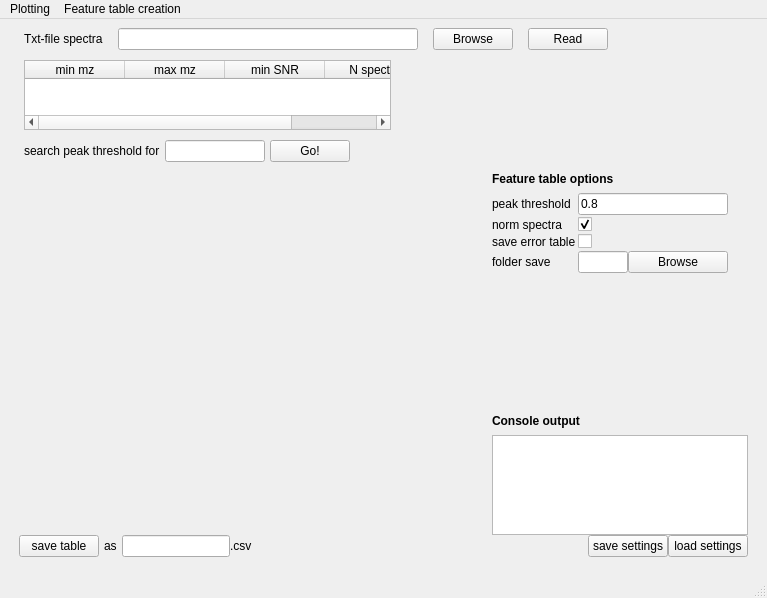
<?xml version="1.0" encoding="UTF-8"?>
<ui version="4.0">
 <author>yz</author>
 <class>MainWindow</class>
 <widget class="QMainWindow" name="MainWindow">
  <property name="geometry">
   <rect>
    <x>0</x>
    <y>0</y>
    <width>767</width>
    <height>598</height>
   </rect>
  </property>
  <property name="windowTitle">
   <string>MainWindow</string>
  </property>
  <widget class="QWidget" name="centralwidget">
   <property name="autoFillBackground">
    <bool>false</bool>
   </property>
   <layout class="QVBoxLayout" name="verticalLayout">
    <property name="spacing">
     <number>0</number>
    </property>
    <item>
     <layout class="QHBoxLayout" name="spectra_file_hl">
      <property name="spacing">
       <number>0</number>
      </property>
      <property name="sizeConstraint">
       <enum>QLayout::SetMinimumSize</enum>
      </property>
      <item>
       <spacer name="horizontalSpacer">
        <property name="orientation">
         <enum>Qt::Horizontal</enum>
        </property>
        <property name="sizeType">
         <enum>QSizePolicy::Maximum</enum>
        </property>
        <property name="sizeHint" stdset="0">
         <size>
          <width>15</width>
          <height>15</height>
         </size>
        </property>
       </spacer>
      </item>
      <item>
       <widget class="QLabel" name="label">
        <property name="toolTip">
         <string extracomment="Input the file path to an txt file with spectra exported from a .d folder by pasting the path direectly into the box or browsing the directories. Afterwards press &quot;Load&quot; to load in the data.">In order to use this application, you need to export the Bruker Daltonics data as an txt-file in which each row corresponds to one spectrum</string>
        </property>
        <property name="toolTipDuration">
         <number>-1</number>
        </property>
        <property name="text">
         <string>Txt-file spectra</string>
        </property>
       </widget>
      </item>
      <item>
       <spacer name="horizontalSpacer_2">
        <property name="orientation">
         <enum>Qt::Horizontal</enum>
        </property>
        <property name="sizeType">
         <enum>QSizePolicy::Maximum</enum>
        </property>
        <property name="sizeHint" stdset="0">
         <size>
          <width>15</width>
          <height>15</height>
         </size>
        </property>
       </spacer>
      </item>
      <item>
       <widget class="QLineEdit" name="lineEdit_file_spectra">
        <property name="sizePolicy">
         <sizepolicy hsizetype="Fixed" vsizetype="Fixed">
          <horstretch>0</horstretch>
          <verstretch>0</verstretch>
         </sizepolicy>
        </property>
        <property name="minimumSize">
         <size>
          <width>300</width>
          <height>0</height>
         </size>
        </property>
        <property name="toolTip">
         <string>Input the file path to an txt file with spectra exported from a .d folder by pasting the path direectly into the box or browsing the directories. Afterwards press &quot;Load&quot; to load in the data. You can directly paste a file path into here.</string>
        </property>
       </widget>
      </item>
      <item>
       <spacer name="horizontalSpacer_3">
        <property name="orientation">
         <enum>Qt::Horizontal</enum>
        </property>
        <property name="sizeType">
         <enum>QSizePolicy::Maximum</enum>
        </property>
        <property name="sizeHint" stdset="0">
         <size>
          <width>15</width>
          <height>15</height>
         </size>
        </property>
       </spacer>
      </item>
      <item>
       <widget class="QPushButton" name="btn_browse_data">
        <property name="toolTip">
         <string>Open file manager and select txt-file to read</string>
        </property>
        <property name="text">
         <string>Browse</string>
        </property>
       </widget>
      </item>
      <item>
       <spacer name="horizontalSpacer_4">
        <property name="orientation">
         <enum>Qt::Horizontal</enum>
        </property>
        <property name="sizeType">
         <enum>QSizePolicy::Maximum</enum>
        </property>
        <property name="sizeHint" stdset="0">
         <size>
          <width>15</width>
          <height>15</height>
         </size>
        </property>
       </spacer>
      </item>
      <item>
       <widget class="QPushButton" name="btn_read_data">
        <property name="toolTip">
         <string>Read the txt-file (this may take a little while)</string>
        </property>
        <property name="text">
         <string>Read</string>
        </property>
       </widget>
      </item>
      <item>
       <spacer name="horizontalSpacer_5">
        <property name="orientation">
         <enum>Qt::Horizontal</enum>
        </property>
        <property name="sizeType">
         <enum>QSizePolicy::Expanding</enum>
        </property>
        <property name="sizeHint" stdset="0">
         <size>
          <width>40</width>
          <height>20</height>
         </size>
        </property>
       </spacer>
      </item>
     </layout>
    </item>
    <item>
     <spacer name="verticalSpacer_2">
      <property name="orientation">
       <enum>Qt::Vertical</enum>
      </property>
      <property name="sizeType">
       <enum>QSizePolicy::Maximum</enum>
      </property>
      <property name="sizeHint" stdset="0">
       <size>
        <width>20</width>
        <height>10</height>
       </size>
      </property>
     </spacer>
    </item>
    <item>
     <layout class="QHBoxLayout" name="mass_list_hl">
      <property name="spacing">
       <number>0</number>
      </property>
      <property name="sizeConstraint">
       <enum>QLayout::SetMinimumSize</enum>
      </property>
      <item>
       <spacer name="horizontalSpacer_10">
        <property name="orientation">
         <enum>Qt::Horizontal</enum>
        </property>
        <property name="sizeType">
         <enum>QSizePolicy::Fixed</enum>
        </property>
        <property name="sizeHint" stdset="0">
         <size>
          <width>15</width>
          <height>15</height>
         </size>
        </property>
       </spacer>
      </item>
      <item>
       <widget class="QTableWidget" name="tableWidget">
        <property name="enabled">
         <bool>true</bool>
        </property>
        <property name="sizePolicy">
         <sizepolicy hsizetype="Expanding" vsizetype="Preferred">
          <horstretch>0</horstretch>
          <verstretch>0</verstretch>
         </sizepolicy>
        </property>
        <property name="maximumSize">
         <size>
          <width>16777215</width>
          <height>70</height>
         </size>
        </property>
        <property name="focusPolicy">
         <enum>Qt::NoFocus</enum>
        </property>
        <property name="toolTip">
         <string>Statistic about the data will show up here once loaded in.</string>
        </property>
        <property name="autoScroll">
         <bool>true</bool>
        </property>
        <property name="editTriggers">
         <set>QAbstractItemView::NoEditTriggers</set>
        </property>
        <property name="dragDropOverwriteMode">
         <bool>false</bool>
        </property>
        <property name="showGrid">
         <bool>true</bool>
        </property>
        <property name="cornerButtonEnabled">
         <bool>false</bool>
        </property>
        <column>
         <property name="text">
          <string>min mz</string>
         </property>
        </column>
        <column>
         <property name="text">
          <string>max mz</string>
         </property>
        </column>
        <column>
         <property name="text">
          <string>min SNR</string>
         </property>
        </column>
        <column>
         <property name="text">
          <string>N spectra</string>
         </property>
        </column>
       </widget>
      </item>
      <item>
       <spacer name="horizontalSpacer_17">
        <property name="orientation">
         <enum>Qt::Horizontal</enum>
        </property>
        <property name="sizeType">
         <enum>QSizePolicy::Expanding</enum>
        </property>
        <property name="sizeHint" stdset="0">
         <size>
          <width>40</width>
          <height>20</height>
         </size>
        </property>
       </spacer>
      </item>
     </layout>
    </item>
    <item>
     <spacer name="verticalSpacer">
      <property name="orientation">
       <enum>Qt::Vertical</enum>
      </property>
      <property name="sizeType">
       <enum>QSizePolicy::Maximum</enum>
      </property>
      <property name="sizeHint" stdset="0">
       <size>
        <width>20</width>
        <height>10</height>
       </size>
      </property>
     </spacer>
    </item>
    <item>
     <layout class="QHBoxLayout" name="navigation_mz_hl">
      <property name="spacing">
       <number>0</number>
      </property>
      <property name="sizeConstraint">
       <enum>QLayout::SetMinimumSize</enum>
      </property>
      <item>
       <spacer name="horizontalSpacer_19">
        <property name="orientation">
         <enum>Qt::Horizontal</enum>
        </property>
        <property name="sizeType">
         <enum>QSizePolicy::Maximum</enum>
        </property>
        <property name="sizeHint" stdset="0">
         <size>
          <width>15</width>
          <height>15</height>
         </size>
        </property>
       </spacer>
      </item>
      <item>
       <widget class="QLabel" name="label_6">
        <property name="toolTip">
         <string>The mass of the compound to plot. You can plot up to three compounds at the same time (separated by semicolons)</string>
        </property>
        <property name="text">
         <string>search peak threshold for</string>
        </property>
       </widget>
      </item>
      <item>
       <spacer name="horizontalSpacer_22">
        <property name="orientation">
         <enum>Qt::Horizontal</enum>
        </property>
        <property name="sizeType">
         <enum>QSizePolicy::Maximum</enum>
        </property>
        <property name="sizeHint" stdset="0">
         <size>
          <width>5</width>
          <height>15</height>
         </size>
        </property>
       </spacer>
      </item>
      <item>
       <widget class="QLineEdit" name="lineEdit_mz_val">
        <property name="sizePolicy">
         <sizepolicy hsizetype="Fixed" vsizetype="Fixed">
          <horstretch>0</horstretch>
          <verstretch>0</verstretch>
         </sizepolicy>
        </property>
        <property name="minimumSize">
         <size>
          <width>100</width>
          <height>0</height>
         </size>
        </property>
        <property name="maximumSize">
         <size>
          <width>100</width>
          <height>16777215</height>
         </size>
        </property>
       </widget>
      </item>
      <item>
       <spacer name="horizontalSpacer_37">
        <property name="orientation">
         <enum>Qt::Horizontal</enum>
        </property>
        <property name="sizeType">
         <enum>QSizePolicy::Maximum</enum>
        </property>
        <property name="sizeHint" stdset="0">
         <size>
          <width>5</width>
          <height>20</height>
         </size>
        </property>
       </spacer>
      </item>
      <item>
       <widget class="QPushButton" name="btn_all_mass">
        <property name="toolTip">
         <string>Plot compounds for all unique indizes in the mass file list</string>
        </property>
        <property name="text">
         <string>Go!</string>
        </property>
       </widget>
      </item>
      <item>
       <spacer name="horizontalSpacer_23">
        <property name="orientation">
         <enum>Qt::Horizontal</enum>
        </property>
        <property name="sizeType">
         <enum>QSizePolicy::Expanding</enum>
        </property>
        <property name="sizeHint" stdset="0">
         <size>
          <width>40</width>
          <height>20</height>
         </size>
        </property>
       </spacer>
      </item>
     </layout>
    </item>
    <item>
     <spacer name="verticalSpacer_5">
      <property name="orientation">
       <enum>Qt::Vertical</enum>
      </property>
      <property name="sizeType">
       <enum>QSizePolicy::Maximum</enum>
      </property>
      <property name="sizeHint" stdset="0">
       <size>
        <width>20</width>
        <height>10</height>
       </size>
      </property>
     </spacer>
    </item>
    <item>
     <layout class="QHBoxLayout" name="plotting_hl">
      <property name="spacing">
       <number>0</number>
      </property>
      <property name="sizeConstraint">
       <enum>QLayout::SetNoConstraint</enum>
      </property>
      <item>
       <spacer name="horizontalSpacer_27">
        <property name="orientation">
         <enum>Qt::Horizontal</enum>
        </property>
        <property name="sizeType">
         <enum>QSizePolicy::Maximum</enum>
        </property>
        <property name="sizeHint" stdset="0">
         <size>
          <width>10</width>
          <height>20</height>
         </size>
        </property>
       </spacer>
      </item>
      <item>
       <widget class="QWidget" name="plt_area" native="true">
        <property name="sizePolicy">
         <sizepolicy hsizetype="Expanding" vsizetype="Expanding">
          <horstretch>0</horstretch>
          <verstretch>0</verstretch>
         </sizepolicy>
        </property>
       </widget>
      </item>
      <item>
       <spacer name="horizontalSpacer_28">
        <property name="orientation">
         <enum>Qt::Horizontal</enum>
        </property>
        <property name="sizeType">
         <enum>QSizePolicy::Maximum</enum>
        </property>
        <property name="sizeHint" stdset="0">
         <size>
          <width>10</width>
          <height>20</height>
         </size>
        </property>
       </spacer>
      </item>
      <item>
       <layout class="QVBoxLayout" name="verticalLayout_4">
        <property name="spacing">
         <number>2</number>
        </property>
        <property name="sizeConstraint">
         <enum>QLayout::SetMinimumSize</enum>
        </property>
        <item>
         <spacer name="verticalSpacer_9">
          <property name="orientation">
           <enum>Qt::Vertical</enum>
          </property>
          <property name="sizeType">
           <enum>QSizePolicy::Maximum</enum>
          </property>
          <property name="sizeHint" stdset="0">
           <size>
            <width>20</width>
            <height>0</height>
           </size>
          </property>
         </spacer>
        </item>
        <item>
         <widget class="QLabel" name="label_16">
          <property name="sizePolicy">
           <sizepolicy hsizetype="Maximum" vsizetype="Preferred">
            <horstretch>0</horstretch>
            <verstretch>0</verstretch>
           </sizepolicy>
          </property>
          <property name="font">
           <font>
            <weight>75</weight>
            <bold>true</bold>
           </font>
          </property>
          <property name="text">
           <string>Feature table options</string>
          </property>
         </widget>
        </item>
        <item>
         <spacer name="verticalSpacer_7">
          <property name="orientation">
           <enum>Qt::Vertical</enum>
          </property>
          <property name="sizeType">
           <enum>QSizePolicy::Maximum</enum>
          </property>
          <property name="sizeHint" stdset="0">
           <size>
            <width>20</width>
            <height>5</height>
           </size>
          </property>
         </spacer>
        </item>
        <item>
         <layout class="QFormLayout" name="formLayout">
          <property name="sizeConstraint">
           <enum>QLayout::SetMinimumSize</enum>
          </property>
          <property name="fieldGrowthPolicy">
           <enum>QFormLayout::AllNonFixedFieldsGrow</enum>
          </property>
          <item row="0" column="0">
           <widget class="QLabel" name="label_9">
            <property name="toolTip">
             <string>The width of the mass window used for calculating the intensity around the desired mass. Should be 2x the mass uncertainty. </string>
            </property>
            <property name="text">
             <string>peak threshold</string>
            </property>
           </widget>
          </item>
          <item row="0" column="1">
           <widget class="QLineEdit" name="lineEdit_wf">
            <property name="sizePolicy">
             <sizepolicy hsizetype="Maximum" vsizetype="Fixed">
              <horstretch>0</horstretch>
              <verstretch>0</verstretch>
             </sizepolicy>
            </property>
            <property name="maximumSize">
             <size>
              <width>150</width>
              <height>16777215</height>
             </size>
            </property>
            <property name="toolTip">
             <string>Common values are 6 and 10 (uncertainty of 3 and 5 mDa respectively)</string>
            </property>
            <property name="text">
             <string>0.8</string>
            </property>
           </widget>
          </item>
          <item row="1" column="0">
           <widget class="QLabel" name="label_20">
            <property name="toolTip">
             <string>Optionally scale the intensitities of each pixel to have median of 1 (recommended)</string>
            </property>
            <property name="text">
             <string>norm spectra</string>
            </property>
           </widget>
          </item>
          <item row="1" column="1">
           <widget class="QCheckBox" name="checkBox_norm_spectra">
            <property name="text">
             <string/>
            </property>
            <property name="checked">
             <bool>true</bool>
            </property>
           </widget>
          </item>
          <item row="2" column="0">
           <widget class="QLabel" name="label_8">
            <property name="toolTip">
             <string>The shape of window function. Max will take the largest value in the window. This is the recommended option.</string>
            </property>
            <property name="text">
             <string>save error table</string>
            </property>
           </widget>
          </item>
          <item row="2" column="1">
           <widget class="QCheckBox" name="checkBox">
            <property name="text">
             <string/>
            </property>
           </widget>
          </item>
          <item row="3" column="0">
           <widget class="QLabel" name="label_18">
            <property name="toolTip">
             <string>The folder in which images will be saved.</string>
            </property>
            <property name="text">
             <string>folder save</string>
            </property>
           </widget>
          </item>
          <item row="3" column="1">
           <layout class="QHBoxLayout" name="horizontalLayout">
            <property name="spacing">
             <number>0</number>
            </property>
            <property name="sizeConstraint">
             <enum>QLayout::SetFixedSize</enum>
            </property>
            <item>
             <widget class="QLineEdit" name="lineEdit_dir_imgs">
              <property name="sizePolicy">
               <sizepolicy hsizetype="Fixed" vsizetype="Fixed">
                <horstretch>0</horstretch>
                <verstretch>0</verstretch>
               </sizepolicy>
              </property>
              <property name="minimumSize">
               <size>
                <width>50</width>
                <height>0</height>
               </size>
              </property>
              <property name="maximumSize">
               <size>
                <width>50</width>
                <height>16777215</height>
               </size>
              </property>
              <property name="baseSize">
               <size>
                <width>50</width>
                <height>0</height>
               </size>
              </property>
              <property name="toolTip">
               <string>You can paste a file path into this field</string>
              </property>
             </widget>
            </item>
            <item>
             <widget class="QPushButton" name="btn_browse_img_folder">
              <property name="sizePolicy">
               <sizepolicy hsizetype="Fixed" vsizetype="Fixed">
                <horstretch>0</horstretch>
                <verstretch>0</verstretch>
               </sizepolicy>
              </property>
              <property name="minimumSize">
               <size>
                <width>100</width>
                <height>0</height>
               </size>
              </property>
              <property name="maximumSize">
               <size>
                <width>100</width>
                <height>16777215</height>
               </size>
              </property>
              <property name="baseSize">
               <size>
                <width>100</width>
                <height>0</height>
               </size>
              </property>
              <property name="toolTip">
               <string>Open the file browser to select a folder.</string>
              </property>
              <property name="text">
               <string>Browse</string>
              </property>
             </widget>
            </item>
            <item>
             <spacer name="horizontalSpacer_34">
              <property name="orientation">
               <enum>Qt::Horizontal</enum>
              </property>
              <property name="sizeType">
               <enum>QSizePolicy::Ignored</enum>
              </property>
              <property name="sizeHint" stdset="0">
               <size>
                <width>40</width>
                <height>20</height>
               </size>
              </property>
             </spacer>
            </item>
           </layout>
          </item>
         </layout>
        </item>
        <item>
         <spacer name="verticalSpacer_6">
          <property name="orientation">
           <enum>Qt::Vertical</enum>
          </property>
          <property name="sizeHint" stdset="0">
           <size>
            <width>20</width>
            <height>40</height>
           </size>
          </property>
         </spacer>
        </item>
        <item>
         <widget class="QLabel" name="label_19">
          <property name="sizePolicy">
           <sizepolicy hsizetype="Maximum" vsizetype="Preferred">
            <horstretch>0</horstretch>
            <verstretch>0</verstretch>
           </sizepolicy>
          </property>
          <property name="font">
           <font>
            <weight>75</weight>
            <bold>true</bold>
           </font>
          </property>
          <property name="text">
           <string>Console output</string>
          </property>
         </widget>
        </item>
        <item>
         <spacer name="verticalSpacer_11">
          <property name="orientation">
           <enum>Qt::Vertical</enum>
          </property>
          <property name="sizeType">
           <enum>QSizePolicy::Maximum</enum>
          </property>
          <property name="sizeHint" stdset="0">
           <size>
            <width>20</width>
            <height>5</height>
           </size>
          </property>
         </spacer>
        </item>
        <item>
         <widget class="QTextEdit" name="textEdit_console">
          <property name="sizePolicy">
           <sizepolicy hsizetype="Maximum" vsizetype="Maximum">
            <horstretch>0</horstretch>
            <verstretch>0</verstretch>
           </sizepolicy>
          </property>
          <property name="maximumSize">
           <size>
            <width>16777215</width>
            <height>100</height>
           </size>
          </property>
          <property name="contextMenuPolicy">
           <enum>Qt::PreventContextMenu</enum>
          </property>
          <property name="acceptDrops">
           <bool>false</bool>
          </property>
          <property name="readOnly">
           <bool>true</bool>
          </property>
         </widget>
        </item>
        <item>
         <spacer name="verticalSpacer_12">
          <property name="orientation">
           <enum>Qt::Vertical</enum>
          </property>
          <property name="sizeType">
           <enum>QSizePolicy::Maximum</enum>
          </property>
          <property name="sizeHint" stdset="0">
           <size>
            <width>20</width>
            <height>0</height>
           </size>
          </property>
         </spacer>
        </item>
       </layout>
      </item>
      <item>
       <spacer name="horizontalSpacer_26">
        <property name="orientation">
         <enum>Qt::Horizontal</enum>
        </property>
        <property name="sizeType">
         <enum>QSizePolicy::Maximum</enum>
        </property>
        <property name="sizeHint" stdset="0">
         <size>
          <width>10</width>
          <height>20</height>
         </size>
        </property>
       </spacer>
      </item>
     </layout>
    </item>
    <item>
     <layout class="QHBoxLayout" name="progress_hl">
      <property name="spacing">
       <number>0</number>
      </property>
      <property name="sizeConstraint">
       <enum>QLayout::SetMinimumSize</enum>
      </property>
      <item>
       <spacer name="horizontalSpacer_31">
        <property name="orientation">
         <enum>Qt::Horizontal</enum>
        </property>
        <property name="sizeType">
         <enum>QSizePolicy::Maximum</enum>
        </property>
        <property name="sizeHint" stdset="0">
         <size>
          <width>10</width>
          <height>10</height>
         </size>
        </property>
       </spacer>
      </item>
      <item>
       <widget class="QPushButton" name="btn_save_plot">
        <property name="toolTip">
         <string>Save the plot in the specified folder with the specified name.</string>
        </property>
        <property name="text">
         <string>save table</string>
        </property>
       </widget>
      </item>
      <item>
       <spacer name="horizontalSpacer_32">
        <property name="orientation">
         <enum>Qt::Horizontal</enum>
        </property>
        <property name="sizeType">
         <enum>QSizePolicy::Maximum</enum>
        </property>
        <property name="sizeHint" stdset="0">
         <size>
          <width>5</width>
          <height>5</height>
         </size>
        </property>
       </spacer>
      </item>
      <item>
       <widget class="QLabel" name="label_21">
        <property name="text">
         <string>as</string>
        </property>
       </widget>
      </item>
      <item>
       <spacer name="horizontalSpacer_30">
        <property name="orientation">
         <enum>Qt::Horizontal</enum>
        </property>
        <property name="sizeType">
         <enum>QSizePolicy::Maximum</enum>
        </property>
        <property name="sizeHint" stdset="0">
         <size>
          <width>5</width>
          <height>20</height>
         </size>
        </property>
       </spacer>
      </item>
      <item>
       <widget class="QLineEdit" name="lineEdit_image_name">
        <property name="sizePolicy">
         <sizepolicy hsizetype="Preferred" vsizetype="Fixed">
          <horstretch>0</horstretch>
          <verstretch>0</verstretch>
         </sizepolicy>
        </property>
        <property name="toolTip">
         <string>name of the saved png</string>
        </property>
       </widget>
      </item>
      <item>
       <spacer name="horizontalSpacer_33">
        <property name="orientation">
         <enum>Qt::Horizontal</enum>
        </property>
        <property name="sizeType">
         <enum>QSizePolicy::Maximum</enum>
        </property>
        <property name="sizeHint" stdset="0">
         <size>
          <width>0</width>
          <height>20</height>
         </size>
        </property>
       </spacer>
      </item>
      <item>
       <widget class="QLabel" name="label_22">
        <property name="text">
         <string>.csv</string>
        </property>
       </widget>
      </item>
      <item>
       <spacer name="horizontalSpacer_7">
        <property name="orientation">
         <enum>Qt::Horizontal</enum>
        </property>
        <property name="sizeHint" stdset="0">
         <size>
          <width>40</width>
          <height>20</height>
         </size>
        </property>
       </spacer>
      </item>
      <item>
       <widget class="QPushButton" name="btn_save">
        <property name="toolTip">
         <string>Save values in text boxes.</string>
        </property>
        <property name="text">
         <string>save settings</string>
        </property>
       </widget>
      </item>
      <item>
       <widget class="QPushButton" name="btn_load">
        <property name="toolTip">
         <string>Load values of textboxes from save and load data.</string>
        </property>
        <property name="text">
         <string>load settings</string>
        </property>
       </widget>
      </item>
      <item>
       <spacer name="horizontalSpacer_6">
        <property name="orientation">
         <enum>Qt::Horizontal</enum>
        </property>
        <property name="sizeType">
         <enum>QSizePolicy::Maximum</enum>
        </property>
        <property name="sizeHint" stdset="0">
         <size>
          <width>10</width>
          <height>10</height>
         </size>
        </property>
       </spacer>
      </item>
     </layout>
    </item>
    <item>
     <spacer name="verticalSpacer_3">
      <property name="orientation">
       <enum>Qt::Vertical</enum>
      </property>
      <property name="sizeType">
       <enum>QSizePolicy::Maximum</enum>
      </property>
      <property name="sizeHint" stdset="0">
       <size>
        <width>20</width>
        <height>10</height>
       </size>
      </property>
     </spacer>
    </item>
   </layout>
  </widget>
  <widget class="QMenuBar" name="menubar">
   <property name="geometry">
    <rect>
     <x>0</x>
     <y>0</y>
     <width>767</width>
     <height>21</height>
    </rect>
   </property>
   <widget class="QMenu" name="menuPlotting">
    <property name="title">
     <string>Plotting</string>
    </property>
   </widget>
   <widget class="QMenu" name="menuFeature_table_creation">
    <property name="title">
     <string>Feature table creation</string>
    </property>
   </widget>
   <addaction name="menuPlotting"/>
   <addaction name="menuFeature_table_creation"/>
  </widget>
  <widget class="QStatusBar" name="statusbar"/>
 </widget>
 <resources/>
 <connections/>
</ui>
